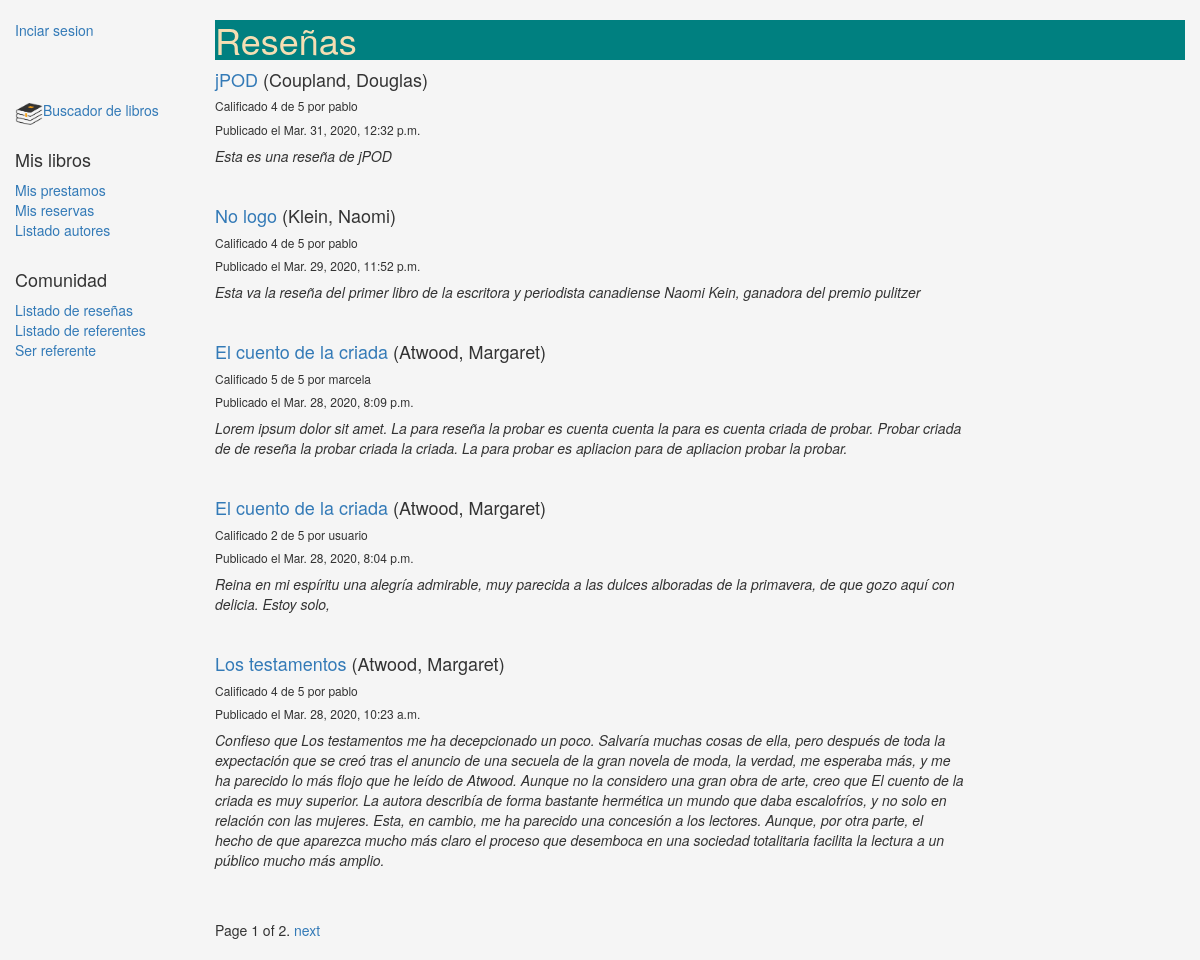
Page /gestion/listreview/ on the committed database.
### gestion/models.py (models this page shows, shortened)
class Review(models.Model):
    RATING_CHOICES = (
        (1, '1'),
        (2, '2'),
        (3, '3'),
        (4, '4'),
        (5, '5'),
    )
    book = models.ForeignKey(Book, null = True, on_delete = models.DO_NOTHING, verbose_name = 'Libro')
    pub_date = models.DateTimeField(auto_now=True,verbose_name = 'Fecha de publicacion')
    user_name = models.ForeignKey(User, on_delete=models.SET_NULL, null = True, blank = True)
    comment = models.TextField(verbose_name = 'Reseña')
    rating = models.IntegerField(choices=RATING_CHOICES,verbose_name = 'Clasificación')
    class Meta:
        ordering = ['-pub_date']

class Book(models.Model):
    title = models.CharField(verbose_name = 'Titulo', max_length=200)
    author = models.ForeignKey('Author', on_delete=models.SET_NULL, null=True, verbose_name = 'Autor')
    summary = models.TextField(max_length=1000,
        help_text="Ingrese una breve descripción del libro", verbose_name = 'Resumen')
    isbn = models.CharField('ISBN',max_length=13,
        help_text='13 Caracteres <a href="https://www.isbn-international.org/content/what-isbn">ISBN number</a>')
    genre = models.ManyToManyField(Genre,
        help_text="Seleccione los generos de este libro", verbose_name = 'Genero')
    language = models.ForeignKey(Language, on_delete=models.SET_NULL, null=True, verbose_name = 'Lenguaje')
    image = models.ImageField(upload_to = 'gestion', null = True, blank = True, verbose_name = 'Imagen')
    counter = models.IntegerField(blank = True, null = True, default = 0)
    def get_absolute_url(self):
        return reverse('book-detail', args=[str(self.id)]) #Devuelve la URL a una instancia particular de Book
    def display_genre(self):
        return ', '.join([ genre.name for genre in self.genre.all()[:3] ]) #Crea string para el genero (para Admin)
    display_genre.short_description = 'Genre'

class Author(models.Model):
    first_name = models.CharField(max_length=100, verbose_name = 'Nombre')
    last_name = models.CharField(max_length=100, verbose_name = 'Apellido')
    class Meta:
        ordering = ['last_name']
    def __str__(self):
        return '%s, %s' % (self.last_name, self.first_name)

### gestion/views.py (the view)
# urls.py: path('listreview/',views.ListReview.as_view(), name = 'list-reviews'),
class ListReview(generic.ListView):
    model = Review
    paginate_by = 5

### gestion/templates/gestion/review_list.html
{% extends "base_generic.html" %}
{% block content %}
<h1>Reseñas</h1>
{% if object_list %}
<div id=tabla1>
    {% for review in object_list %}
    <div>
        <h4><a href="{{ review.book.get_absolute_url }}">{{ review.book.title }}</a> ({{review.book.author}})</h4>
        <h6>Calificado {{ review.rating }} de 5 por {{ review.user_name }}</h6>
        <h6>Publicado el {{  review.pub_date }}</h6>
        <p><i>{{ review.comment }}</i></p><br>
    </div>
    {% endfor %}
</div>
{% else %}
<p>No hay reseñas todavia</p>
{% endif %}
{% endblock %}

### gestion/static/css/styles.css (style rules this page uses)
body { background-color: whitesmoke; }
h1 { background-color: teal; color: wheat; }
#tabla1 { width: 750px; }

### rows in the picture
Review: book "jPOD", book.author "Coupland, Douglas", rating "4", user_name "pablo", pub_date "Mar. 31, 2020, 12:32 p.m.", comment "Esta es una reseña de jPOD"
Review: book "No logo", book.author "Klein, Naomi", rating "4", user_name "pablo", pub_date "Mar. 29, 2020, 11:52 p.m.", comment "Esta va la reseña del primer libro de la escritora y periodista canadiense Naomi Kein, ganadora del premio pulitzer"
Review: book "El cuento de la criada", book.author "Atwood, Margaret", rating "5", user_name "marcela", pub_date "Mar. 28, 2020, 8:09 p.m.", comment "Lorem ipsum dolor sit amet. La para reseña la probar es cuenta cuenta la para es cuenta criada de probar. Probar criada de de reseña la probar criada la criada. La para probar es apliacion para de apliacion probar la probar."
Review: book "El cuento de la criada", book.author "Atwood, Margaret", rating "2", user_name "usuario", pub_date "Mar. 28, 2020, 8:04 p.m.", comment "Reina en mi espíritu una alegría admirable, muy parecida a las dulces alboradas de la primavera, de que gozo aquí con delicia. Estoy solo,"
Review: book "Los testamentos", book.author "Atwood, Margaret", rating "4", user_name "pablo", pub_date "Mar. 28, 2020, 10:23 a.m.", comment "Confieso que Los testamentos me ha decepcionado un poco. Salvaría muchas cosas de ella, pero después de toda la expectación que se creó tras el anuncio de una secuela de la gran novela de moda, la verdad, me esperaba más, y me ha parecido lo más flojo que he leído de Atwood. Aunque no la considero una gran obra de arte, creo que El cuento de la criada es muy superior. La autora describía de forma bastante hermética un mundo que daba escalofríos, y no solo en relación con las mujeres. Esta, en cambio, me ha parecido una concesión a los lectores. Aunque, por otra parte, el hecho de que aparezca mucho más claro el proceso que desemboca en una sociedad totalitaria facilita la lectura a un…"

### other values in the picture
{{ page_obj.number }} "1"
{{ page_obj.paginator.num_pages }} "2"
